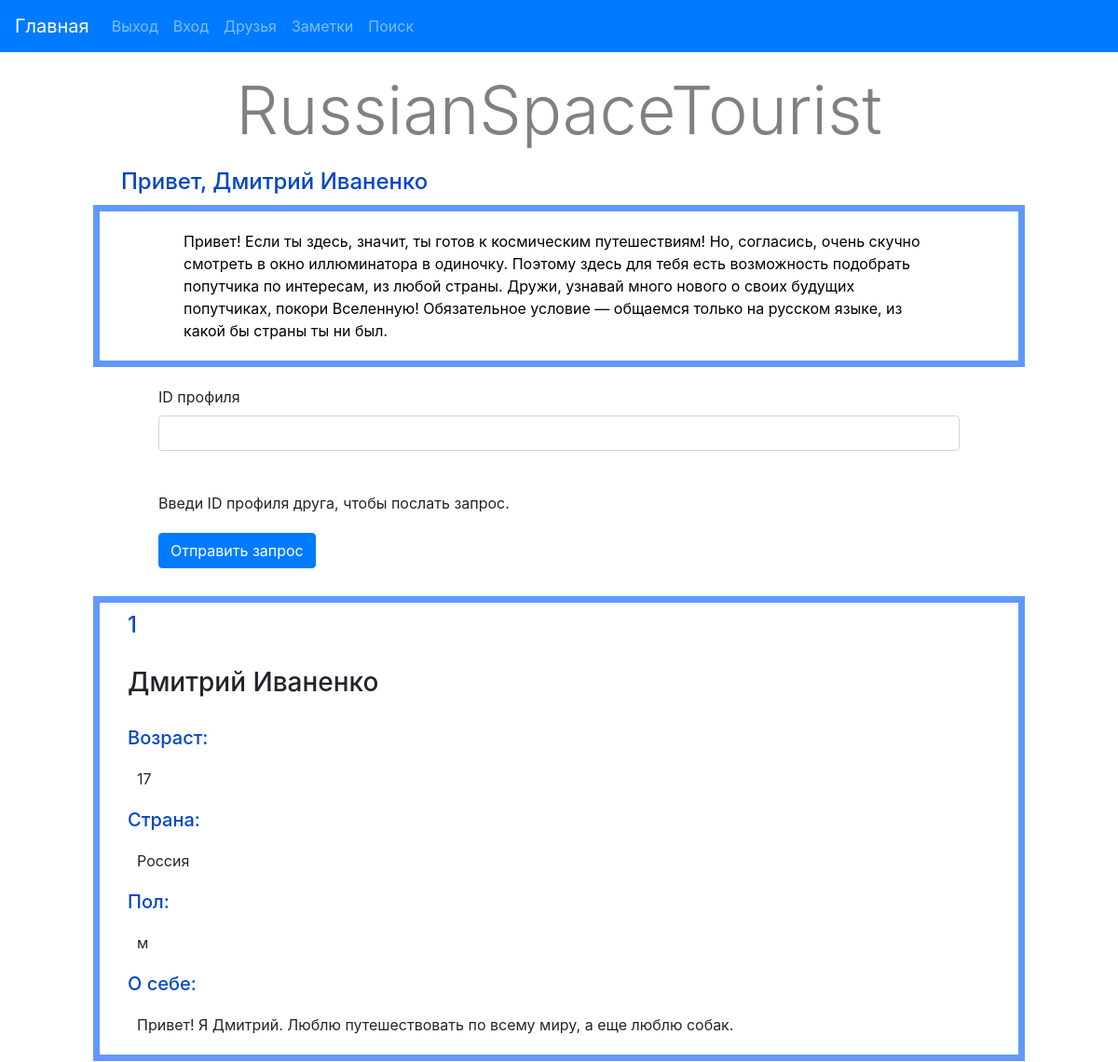
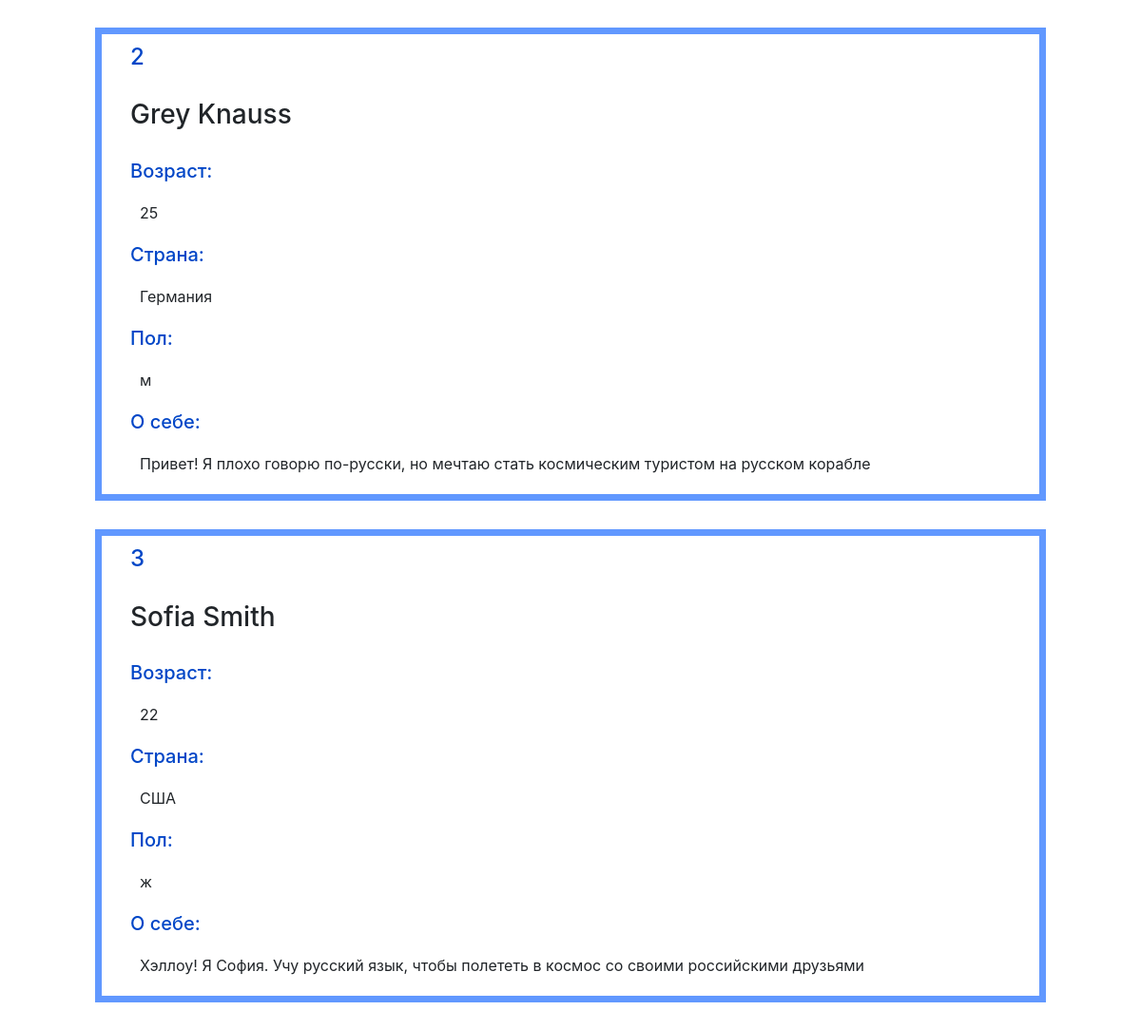
Page /index (signed in) on the committed database (2 pictures, top to bottom).
### data/users.py (models this page shows)
class User(SqlAlchemyBase, UserMixin):
    __tablename__ = 'users'
    id = sqlalchemy.Column(sqlalchemy.Integer, primary_key=True, autoincrement=True)
    name = sqlalchemy.Column(sqlalchemy.String)
    surname = sqlalchemy.Column(sqlalchemy.String)
    age = sqlalchemy.Column(sqlalchemy.Integer)
    country = sqlalchemy.Column(sqlalchemy.String)
    sex = sqlalchemy.Column(sqlalchemy.String)
    password = sqlalchemy.Column(sqlalchemy.String)
    email = sqlalchemy.Column(sqlalchemy.String, unique=True)
    bio = sqlalchemy.Column(sqlalchemy.String)
    photo = sqlalchemy.Column(sqlalchemy.String)
    profiles = orm.relation("Profiles", back_populates='user')
    parameters = orm.relation("Parameter", back_populates='user')
    notes = orm.relation("Note", back_populates='user')

### data/profiles.py (models this page shows)
class Profiles(SqlAlchemyBase):
    __tablename__ = 'profiles'
    id = sqlalchemy.Column(sqlalchemy.Integer,
                           primary_key=True, autoincrement=True)
    user_id = sqlalchemy.Column(sqlalchemy.Integer,
                                sqlalchemy.ForeignKey("users.id"))
    user = orm.relation('User')

### main.py (the view, shortened to what this page needs)
@app.route('/', methods=['GET', 'POST'])
@app.route('/index', methods=['GET', 'POST'])
def index():
    form = RequestForm()
    if current_user.is_authenticated:  # проверим может ли быть установлен параметр поика
        parameter = session.query(parameters.Parameter).filter(parameters.Parameter.user_id == current_user.id).first()
    else:
        parameter = ''
    profiles_list = sort_profiles(parameter)  # получаем список анкет, подходящих под параметры
    return render_template('main.html', title='Home page',
                           profs=profiles_list, form=form)

### forms1.py
class RequestForm(FlaskForm):
    profile_id = StringField('ID профиля', validators=[DataRequired()])
    submit = SubmitField('Отправить запрос')

### data/db_session.py (called while the page is built)
def create_session() -> Session:
    global __factory
    return __factory()

### main.py (called while the page is built, shortened)
def sort_profiles(parameter):  # сортируем анкеты по праметрам
    profiles_list_all = []
    profiles_list = []
    for profile in session.query(profiles.Profiles):
        profiles_list_all.append([profile, session.query(users.User).filter(
            users.User.id == profile.user_id).first()])  # получаем все анкеты
    if not parameter:  # если параметр сортировки не задан, то возвращаем полный список анкет
        return profiles_list_all

@login_manager.user_loader
def load_user(user_id):
    session = db_session.create_session()
    return session.query(users.User).get(user_id)

### templates/main.html (shortened to what this page needs)
{% extends "base.html" %}
{% block content %}
<div class='content1'>
    <p class="display-3" align="center" style='padding-top:50px; color:grey;'>RussianSpaceTourist</p>
    {%if current_user.is_authenticated%}
    <h4>Привет, {{current_user.name}} {{current_user.surname}}</h4>
    {% else %}
    <h4>Мы не знаем, как тебя зовут... Ты не вошел в свой профиль.</h4>
    {% endif %}
    <div id='inform' style='border: 7px solid #6198ff; width: 1000px;'>
        <p style="padding:0 50px; color: black;">Привет! Если ты здесь, значит, ты готов к космическим путешествиям!
            Но, согласись, очень скучно смотреть в окно иллюминатора в одиночку.
            Поэтому здесь для тебя есть возможность подобрать попутчика по интересам, из любой страны.
            Дружи, узнавай много нового о своих будущих попутчиках, покори Вселенную!
            Обязательное условие — общаемся только на русском языке,
            из какой бы страны ты ни был.
        </p>
    </div>
    <div id="profiles">
        <form action="" method="post">
            <p>
                {{ form.profile_id.label }}<br>
                {{ form.profile_id(class="form-control", type="number") }}<br>
            </p>
            <p>Введи ID профиля друга, чтобы послать запрос.</p>
            <p>{{ form.submit(type="submit", class="btn btn-primary") }}</p>
        </form>
        {% for i in profs: %}
        <div style='margin:30px 0;border: 7px solid #6198ff; width: 1000px;'>
            <h4>{{i[0].id}}</h4>
            <h3>{{i[1].name}} {{i[1].surname}}</h3>
            <h5>Возраст: </h5>
            <p>{{i[1].age}}</p>
            <h5>Страна: </h5>
            <p>{{i[1].country}}</p>
            <h5>Пол: </h5>
            <p>{{i[1].sex}}</p>
            <h5>О себе: </h5>
            <p>{{i[1].bio}}</p>
        </div>
        {% endfor %}
    </div>
</div>
{% endblock %}

### templates/base.html (style rules this page uses)
div.content1 { margin:0 auto; width: 1000px; min-height: 750px; background-color: white; padding: 5px 0px; }

### templates/main.html (style rules this page uses)
h5 { color: #0046c7; margin: 0 30px; }
p { margin: 20px 40px; }
form { margin: 20px 30px; }
h3 { margin: 30px 30px; }
h4 { color: #0046c7; margin: 10px 30px; }

### rows in the picture
User: name "Дмитрий", surname "Иваненко"
Profiles: id "1", name "Дмитрий", surname "Иваненко", age "17", country "Россия", sex "м", bio "Привет! Я Дмитрий. Люблю путешествовать по всему миру, а еще люблю собак."
Profiles: id "2", name "Grey", surname "Knauss", age "25", country "Германия", sex "м", bio "Привет! Я плохо говорю по-русски, но мечтаю стать космическим туристом на русском корабле"
Profiles: id "3", name "Sofia", surname "Smith", age "22", country "США", sex "ж", bio "Хэллоу! Я София. Учу русский язык, чтобы полететь в космос со своими российскими друзьями"
